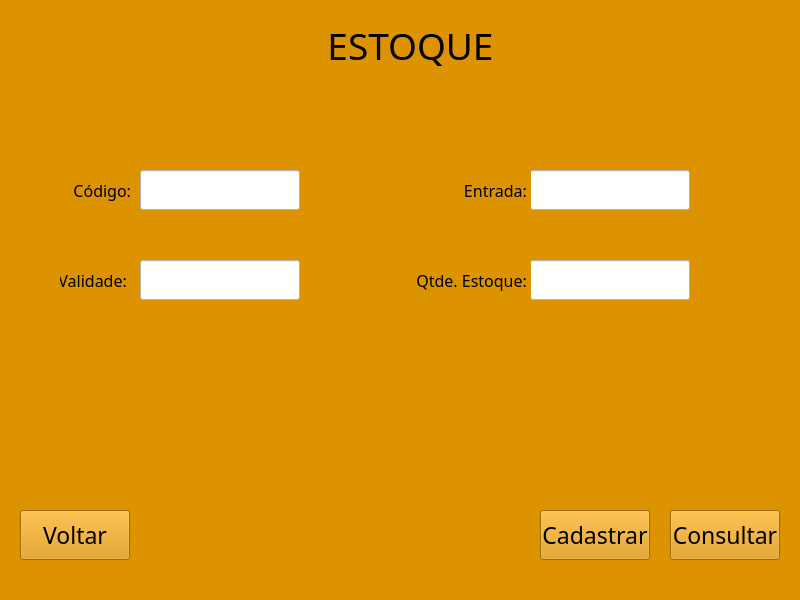
<?xml version="1.0" encoding="UTF-8"?>
<ui version="4.0">
 <class>MainWindow</class>
 <widget class="QMainWindow" name="MainWindow">
  <property name="geometry">
   <rect>
    <x>0</x>
    <y>0</y>
    <width>800</width>
    <height>600</height>
   </rect>
  </property>
  <property name="minimumSize">
   <size>
    <width>800</width>
    <height>600</height>
   </size>
  </property>
  <property name="windowTitle">
   <string>MainWindow</string>
  </property>
  <property name="styleSheet">
   <string notr="true">background-color: rgb(221, 147, 0);</string>
  </property>
  <widget class="QWidget" name="centralwidget">
   <widget class="QLabel" name="label_2">
    <property name="geometry">
     <rect>
      <x>200</x>
      <y>10</y>
      <width>421</width>
      <height>71</height>
     </rect>
    </property>
    <property name="font">
     <font>
      <family>Algerian</family>
      <pointsize>28</pointsize>
     </font>
    </property>
    <property name="text">
     <string>ESTOQUE</string>
    </property>
    <property name="alignment">
     <set>Qt::AlignCenter</set>
    </property>
   </widget>
   <widget class="QLineEdit" name="lineEdit_4">
    <property name="geometry">
     <rect>
      <x>530</x>
      <y>170</y>
      <width>160</width>
      <height>40</height>
     </rect>
    </property>
    <property name="styleSheet">
     <string notr="true">background-color: rgb(255, 255, 255);</string>
    </property>
   </widget>
   <widget class="QLabel" name="label_3">
    <property name="geometry">
     <rect>
      <x>70</x>
      <y>170</y>
      <width>61</width>
      <height>40</height>
     </rect>
    </property>
    <property name="font">
     <font>
      <family>Bodoni MT</family>
      <pointsize>12</pointsize>
     </font>
    </property>
    <property name="text">
     <string>Código:</string>
    </property>
    <property name="alignment">
     <set>Qt::AlignRight|Qt::AlignTrailing|Qt::AlignVCenter</set>
    </property>
   </widget>
   <widget class="QLineEdit" name="lineEdit_5">
    <property name="geometry">
     <rect>
      <x>530</x>
      <y>260</y>
      <width>160</width>
      <height>40</height>
     </rect>
    </property>
    <property name="styleSheet">
     <string notr="true">background-color: rgb(255, 255, 255);</string>
    </property>
   </widget>
   <widget class="QLabel" name="label_4">
    <property name="geometry">
     <rect>
      <x>60</x>
      <y>260</y>
      <width>71</width>
      <height>40</height>
     </rect>
    </property>
    <property name="font">
     <font>
      <family>Bodoni MT</family>
      <pointsize>12</pointsize>
     </font>
    </property>
    <property name="text">
     <string>Validade: </string>
    </property>
    <property name="alignment">
     <set>Qt::AlignRight|Qt::AlignTrailing|Qt::AlignVCenter</set>
    </property>
   </widget>
   <widget class="QLineEdit" name="lineEdit">
    <property name="geometry">
     <rect>
      <x>140</x>
      <y>170</y>
      <width>160</width>
      <height>40</height>
     </rect>
    </property>
    <property name="styleSheet">
     <string notr="true">background-color: rgb(255, 255, 255);</string>
    </property>
   </widget>
   <widget class="QLabel" name="label_6">
    <property name="geometry">
     <rect>
      <x>460</x>
      <y>170</y>
      <width>71</width>
      <height>40</height>
     </rect>
    </property>
    <property name="font">
     <font>
      <family>Bodoni MT</family>
      <pointsize>12</pointsize>
     </font>
    </property>
    <property name="text">
     <string>Entrada: </string>
    </property>
    <property name="alignment">
     <set>Qt::AlignRight|Qt::AlignTrailing|Qt::AlignVCenter</set>
    </property>
   </widget>
   <widget class="QLineEdit" name="lineEdit_2">
    <property name="geometry">
     <rect>
      <x>140</x>
      <y>260</y>
      <width>160</width>
      <height>40</height>
     </rect>
    </property>
    <property name="styleSheet">
     <string notr="true">background-color: rgb(255, 255, 255);
</string>
    </property>
   </widget>
   <widget class="QLabel" name="label_7">
    <property name="geometry">
     <rect>
      <x>410</x>
      <y>260</y>
      <width>121</width>
      <height>40</height>
     </rect>
    </property>
    <property name="font">
     <font>
      <family>Bodoni MT</family>
      <pointsize>12</pointsize>
     </font>
    </property>
    <property name="text">
     <string>Qtde. Estoque: </string>
    </property>
    <property name="alignment">
     <set>Qt::AlignRight|Qt::AlignTrailing|Qt::AlignVCenter</set>
    </property>
   </widget>
   <widget class="QPushButton" name="botaoVoltar">
    <property name="geometry">
     <rect>
      <x>20</x>
      <y>510</y>
      <width>110</width>
      <height>50</height>
     </rect>
    </property>
    <property name="font">
     <font>
      <family>Bodoni MT</family>
      <pointsize>17</pointsize>
     </font>
    </property>
    <property name="mouseTracking">
     <bool>false</bool>
    </property>
    <property name="styleSheet">
     <string notr="true">background-color: rgb(227, 131, 0);
color: rgb(53, 41,5);
pushButton{
border-styler: inset;
border-width: medium; 
#border-color: rgb(53, 41, 5);
box-shadow: black 60px -16px;
border-radius: 50px;
}
</string>
    </property>
    <property name="text">
     <string>Voltar</string>
    </property>
   </widget>
   <widget class="QPushButton" name="botaoCadastrar">
    <property name="geometry">
     <rect>
      <x>540</x>
      <y>510</y>
      <width>110</width>
      <height>50</height>
     </rect>
    </property>
    <property name="font">
     <font>
      <family>Bodoni MT</family>
      <pointsize>17</pointsize>
     </font>
    </property>
    <property name="styleSheet">
     <string notr="true">background-color: rgb(227, 131, 0);
color: rgb(53, 41,5);
pushButton{
border-styler: inset;
border-width: medium; 
#border-color: rgb(53, 41, 5);
box-shadow: black 60px -16px;
border-radius: 50px;
}
</string>
    </property>
    <property name="text">
     <string>Cadastrar</string>
    </property>
   </widget>
   <widget class="QPushButton" name="botaoConsultar">
    <property name="geometry">
     <rect>
      <x>670</x>
      <y>510</y>
      <width>110</width>
      <height>50</height>
     </rect>
    </property>
    <property name="font">
     <font>
      <family>Bodoni MT</family>
      <pointsize>17</pointsize>
     </font>
    </property>
    <property name="styleSheet">
     <string notr="true">background-color: rgb(227, 131, 0);
color: rgb(53, 41,5);
pushButton{
border-styler: inset;
border-width: medium; 
#border-color: rgb(53, 41, 5);
box-shadow: black 60px -16px;
border-radius: 50px;
}
</string>
    </property>
    <property name="text">
     <string>Consultar</string>
    </property>
   </widget>
   <widget class="QLabel" name="label">
    <property name="geometry">
     <rect>
      <x>20</x>
      <y>10</y>
      <width>100</width>
      <height>90</height>
     </rect>
    </property>
    <property name="text">
     <string/>
    </property>
    <property name="pixmap">
     <pixmap>burguer2.png</pixmap>
    </property>
    <property name="scaledContents">
     <bool>true</bool>
    </property>
   </widget>
   <widget class="QLabel" name="label_5">
    <property name="geometry">
     <rect>
      <x>680</x>
      <y>10</y>
      <width>100</width>
      <height>90</height>
     </rect>
    </property>
    <property name="text">
     <string/>
    </property>
    <property name="pixmap">
     <pixmap>burguer2.png</pixmap>
    </property>
    <property name="scaledContents">
     <bool>true</bool>
    </property>
   </widget>
   <widget class="QLabel" name="label_8">
    <property name="geometry">
     <rect>
      <x>0</x>
      <y>-20</y>
      <width>800</width>
      <height>600</height>
     </rect>
    </property>
    <property name="styleSheet">
     <string notr="true"/>
    </property>
    <property name="text">
     <string/>
    </property>
    <property name="pixmap">
     <pixmap>images/img.png</pixmap>
    </property>
    <property name="scaledContents">
     <bool>true</bool>
    </property>
   </widget>
   <zorder>label_8</zorder>
   <zorder>label_2</zorder>
   <zorder>lineEdit_4</zorder>
   <zorder>label_3</zorder>
   <zorder>lineEdit_5</zorder>
   <zorder>label_4</zorder>
   <zorder>lineEdit</zorder>
   <zorder>label_6</zorder>
   <zorder>lineEdit_2</zorder>
   <zorder>label_7</zorder>
   <zorder>botaoVoltar</zorder>
   <zorder>botaoCadastrar</zorder>
   <zorder>botaoConsultar</zorder>
   <zorder>label</zorder>
   <zorder>label_5</zorder>
  </widget>
  <widget class="QMenuBar" name="menubar">
   <property name="geometry">
    <rect>
     <x>0</x>
     <y>0</y>
     <width>800</width>
     <height>21</height>
    </rect>
   </property>
  </widget>
  <widget class="QStatusBar" name="statusbar"/>
 </widget>
 <resources/>
 <connections/>
</ui>
